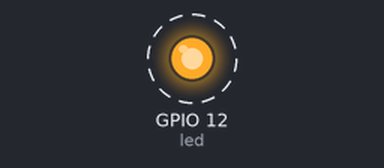
The program below on a simulated Raspberry Pi (BCM pin numbers). Parts: output pins drawn as LEDs (lit = HIGH). Dashed ring = blinking.

Above: at 0.02 s.
Timing chart, 0 to 3.0 s (numbered marks = the images above):
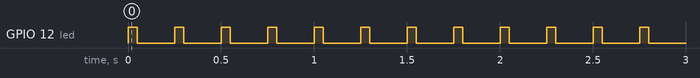

Measured:
- by itself, GPIO 12 (led): alternates HIGH for 0.05 s and LOW for 0.20 s

The program:

statusCOPYING.py
```python
#!/usr/bin/python

from gpiozero import LED
from time import sleep

# Set up the LED on GPIO 12
led = LED(12)

# Blink the LED at 4Hz indefinitely
while True:
    led.on()
    sleep(0.05)  # 20Hz -> 0.025 seconds on
    led.off()
    sleep(0.20)  # 20Hz -> 0.025 seconds off
```
